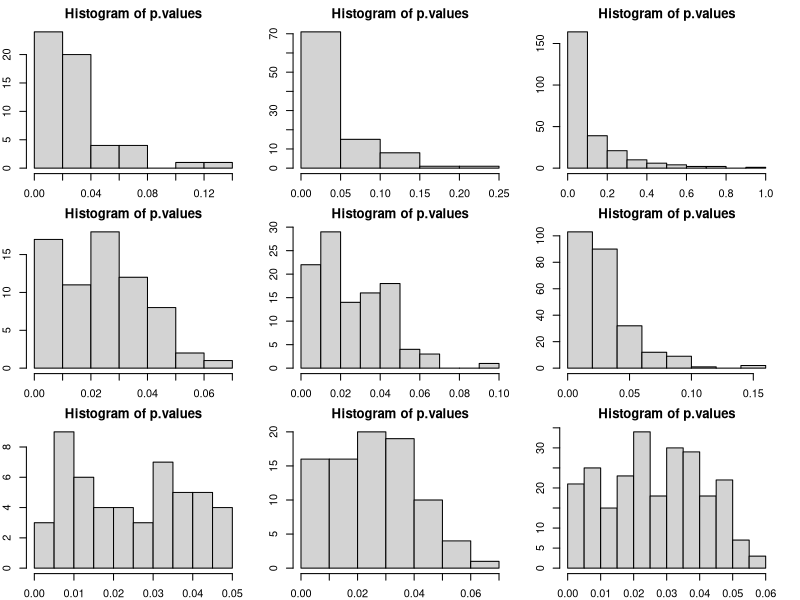

Here is the R script that generated this plot:
generate_data = function(n, p) {
  covariates = matrix(rnorm(n*p, 0, 1), n, p)
  responses = rnorm(n, 0, 1)
  return(list(covariates = covariates, responses = responses))
}

model_select = function(covariates, responses, cutoff) {
  lin.reg = lm(responses ~ covariates)
  all.p.vals = (summary(lin.reg)$coefficients)[-1, 4]
  ret.idx = which(all.p.vals <= cutoff)
  if (length(ret.idx) == 0) return(c())
  lin.reg2 = lm(responses ~ covariates[, ret.idx])
  new.p.vals = (summary(lin.reg2)$coefficients)[-1, 4]
  return(new.p.vals)
}

run_simulation = function(n_trials, n, p, cutoff) {
  p.values = c()
  for (i in 1:n_trials) {
    dat = generate_data(n, p)
    cov = dat$covariates
    res = dat$responses
    p.values = c(p.values, model_select(cov, res, cutoff))
  }
  hist(p.values)
}

par(mfrow=c(3, 3), mar=c(2, 2, 2, 2))
for (i in c(100, 1000, 10000)) {
  for (j in c(10, 20, 50)) {
    run_simulation(100, i, j, cutoff = 0.05)
  }
}
